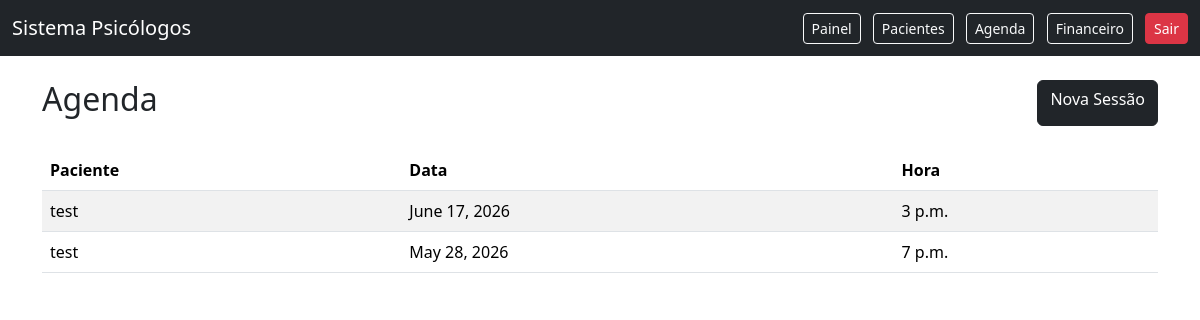
The page /agenda/ (signed in) on the database its author committed.
### agenda/models.py (models this page shows, shortened)
class Sessao(models.Model):
    paciente = models.ForeignKey(
        Paciente,
        on_delete=models.CASCADE
    )
    data = models.DateField()
    hora = models.TimeField()
    observacoes = models.TextField(
        blank=True,
        null=True
    )
    criado_em = models.DateTimeField(
        auto_now_add=True
    )
    objects = SessaoManager()

### pacientes/models.py (models this page shows, shortened)
class Paciente(models.Model):
    usuario = models.ForeignKey(
        User,
        on_delete=models.CASCADE
    )
    nome = models.CharField(max_length=255)
    objects = PacienteManager()
    nome = models.CharField(max_length=100)
    telefone = models.CharField(max_length=20)
    email = models.EmailField(blank=True, null=True)
    observacoes = models.TextField(blank=True, null=True)
    criado_em = models.DateTimeField(auto_now_add=True)

### agenda/views.py (the view)
@login_required
def lista_sessoes(request):
    sessoes = Sessao.objects.do_usuario(
        request.user
    )
    return render(
        request,
        'agenda/lista.html',
        {'sessoes': sessoes}
    )

### agenda/models.py (called while the page is built)
    def do_usuario(self, user):
        return self.filter(
            paciente__usuario=user
        )

### templates/agenda/lista.html
{% extends 'base.html' %}
{% block content %}
<div class="d-flex justify-content-between mb-4">
    <h2>Agenda</h2>
    <a href="/agenda/nova/" class="btn btn-dark">
        Nova Sessão
    </a>
</div>
<table class="table table-striped">
    <thead>
        <tr>
            <th>Paciente</th>
            <th>Data</th>
            <th>Hora</th>
        </tr>
    </thead>
    <tbody>
        {% for sessao in sessoes %}
        <tr>
            <td>{{ sessao.paciente.nome }}</td>
            <td>{{ sessao.data }}</td>
            <td>{{ sessao.hora }}</td>
        </tr>
        {% endfor %}
    </tbody>
</table>
{% endblock %}

### rows shown on the page
Sessao: paciente.nome "test", data "June 17, 2026", hora "3 p.m."
Sessao: paciente.nome "test", data "May 28, 2026", hora "7 p.m."
